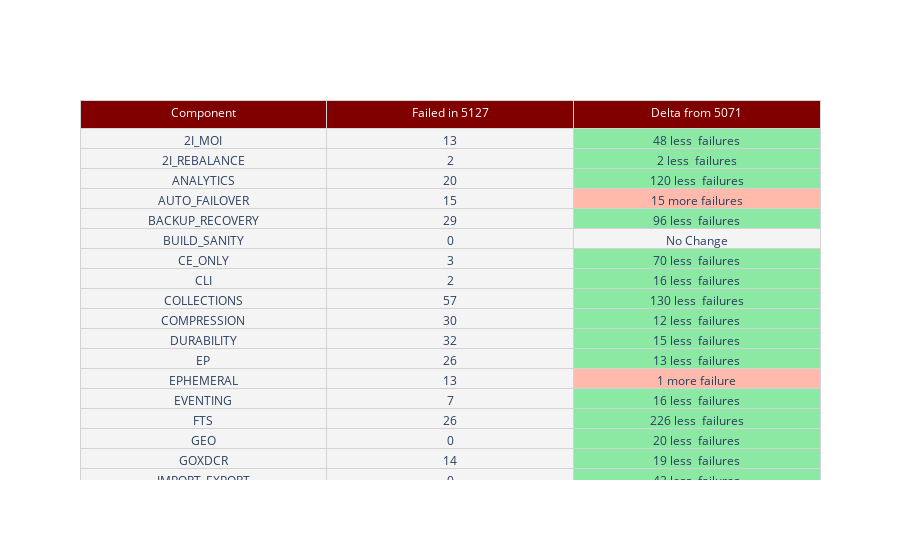

Notebook cell for this chart:
### Code cell
cell_colors = ['#F4F4F4', '#F4F4F4']
delta_colors = []
delta_text = []

for i in range(0, len(data_f)):
    delta_i = ldata_f.TotalFailed.iloc[i] - data_f.TotalFailed.iloc[i]
    if delta_i < 0:
        delta_colors.append('#FFBAAB')
        delta_text.append(str(abs(delta_i)) + ' more failures' if delta_i < -1 else str(abs(delta_i)) + ' more failure')
    elif delta_i == 0:
        delta_colors.append("#F4F4F4")
        delta_text.append("No Change")
    else:
        delta_colors.append('#8BE9A3')
        delta_text.append(str(delta_i) + ' less  failures' if delta_i > 1 else str(delta_i) + ' less failure')
cell_colors.append(delta_colors)

fig_total_fails = go.Figure(data=[go.Table(
    header=dict(values = ['Component', f'Failed in {current_build}', f'Delta from {weekly_builds[1][1]}'], fill_color='maroon', line_color='lightgray', font=dict(color='white')),
    cells=dict(values = [data_f.component, data_f.TotalFailed, delta_text], fill_color=cell_colors, line_color='lightgray')
)])

fig_total_fails.update_layout(height=1000)

query_last_weekly_build = f'SELECT raw `build` FROM server WHERE `build` <= $version GROUP BY `build` HAVING sum(totalCount) > 10000 ORDER BY `build` DESC LIMIT 2'
result = run_query(query=query_last_weekly_build, param={'$version': f'"{release}-{current_build}"'})
weekly_builds = result['results']

fig_total_fails.show()

### Figure 1 — Plotly figure (JSON) as saved in the notebook; plotly's stock layout.template omitted (floating-point values rounded to 4 significant figures)
{"data": [{"cells": {"fill": {"color": ["#F4F4F4", "#F4F4F4", ["#8BE9A3", "#8BE9A3", "#8BE9A3", "#FFBAAB", "#8BE9A3", "#F4F4F4", "#8BE9A3", "#8BE9A3", "#8BE9A3", "#8BE9A3", "#8BE9A3", "#8BE9A3", "#FFBAAB", "#8BE9A3", "#8BE9A3", "#8BE9A3", "#8BE9A3", "#8BE9A3", "#8BE9A3", "#F4F4F4", "#F4F4F4", "#8BE9A3", "#8BE9A3", "#8BE9A3", "#8BE9A3", "#8BE9A3", "#8BE9A3", "#FFBAAB", "#F4F4F4", "#F4F4F4", "#8BE9A3", "#FFBAAB", "#F4F4F4", "#F4F4F4", "#FFBAAB", "#FFBAAB", "#8BE9A3"]]}, "line": {"color": "lightgray"}, "values": [["2I_MOI", "2I_REBALANCE", "ANALYTICS", "AUTO_FAILOVER", "BACKUP_RECOVERY", "BUILD_SANITY", "CE_ONLY", "CLI", "COLLECTIONS", "COMPRESSION", "DURABILITY", "EP", "EPHEMERAL", "EVENTING", "FTS", "GEO", "GOXDCR", "IMPORT_EXPORT", "IPV6", "LOG_REDACTION", "MOBILE", "MOBILE_CONVERGENCE", "NSERV", "NUTSHELL", "OS_CERTIFY", "PLASMA", "QUERY", "RBAC", "RQG", "RZA", "SDK", "SECURITY", "SUBDOC", "TUNABLE", "UNIT", "UPGRADE", "VIEW"], [13, 2, 20, 15, 29, 0, 3, 2, 57, 30, 32, 26, 13, 7, 26, 0, 14, 0, 17, 1, 0, 2, 8, 1, 60, 5, 8, 61, 2, 0, 7, 53, 0, 0, 5, 6, 5], ["48 less  failures", "2 less  failures", "120 less  failures", "15 more failures", "96 less  failures", "No Change", "70 less  failures", "16 less  failures", "130 less  failures", "12 less  failures", "15 less  failures", "13 less  failures", "1 more failure", "16 less  failures", "226 less  failures", "20 less  failures", "19 less  failures", "42 less  failures", "85 less  failures", "No Change", "No Change", "1 less failure", "7 less  failures", "14 less  failures", "10 less  failures", "73 less  failures", "82 less  failures", "46 more failures", "No Change", "No Change", "1 less failure", "45 more failures", "No Change", "No Change", "1 more failure", "6 more failures", "1 less failure"]]}, "header": {"fill": {"color": "maroon"}, "font": {"color": "white"}, "line": {"color": "lightgray"}, "values": ["Component", "Failed in 5127", "Delta from 5071"]}, "type": "table"}], "layout": {"autosize": true}}
